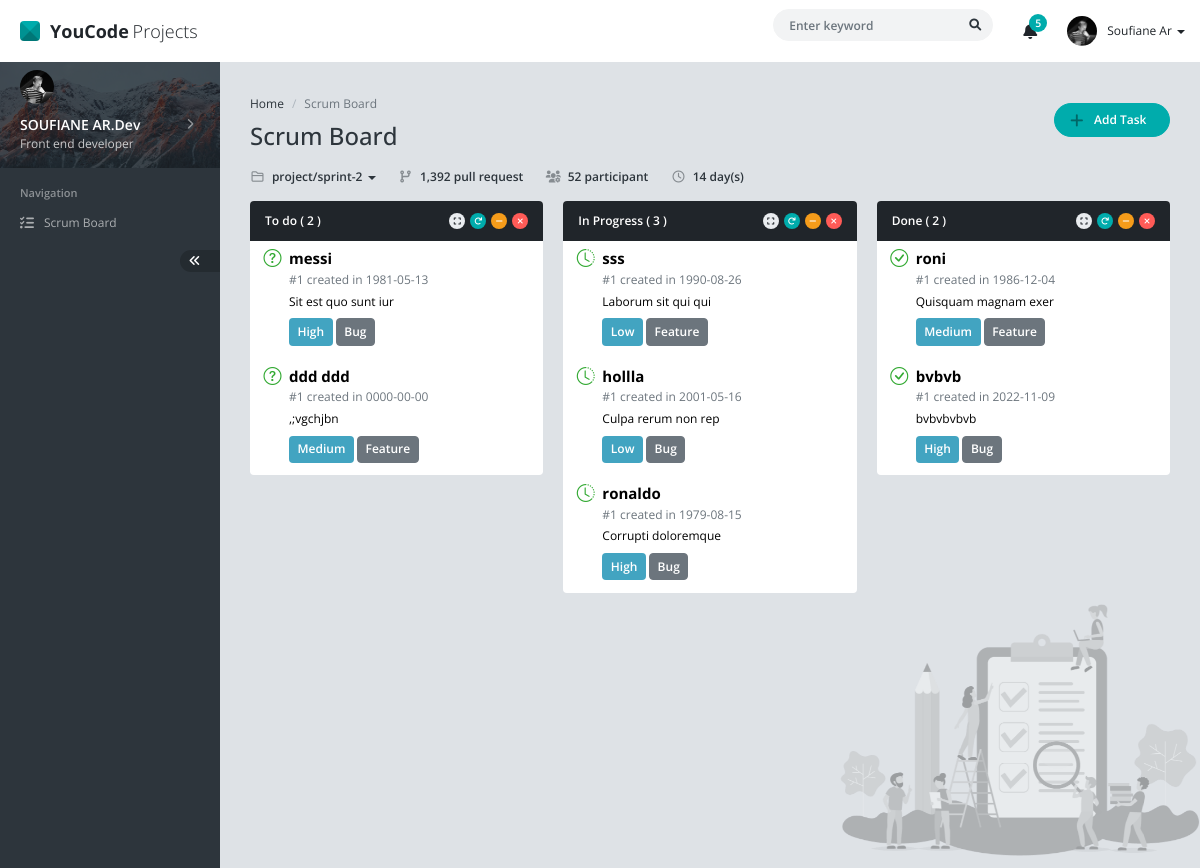
The page / on the database its author committed.
### tables this page shows
CREATE TABLE `tasks` (
  `id` int(11) NOT NULL,
  `title` varchar(255) NOT NULL,
  `type_id` int(11) NOT NULL,
  `priority_id` int(11) NOT NULL,
  `status_id` int(11) NOT NULL,
  `task_datetime` date NOT NULL,
  `description` text NOT NULL
);

CREATE TABLE `priorities` (
  `id` int(11) NOT NULL,
  `name` varchar(255) NOT NULL
);

CREATE TABLE `types` (
  `id` int(11) NOT NULL,
  `name` varchar(255) NOT NULL
);

### scripts.php (the view, shortened to what this page needs)
<?php
include('database.php');
function getTasks($status)
{
    global $conn;
    $query = "SELECT tasks.*, types.name as type_name, priorities.name as priority_name, statuses.name as status_name FROM tasks
    INNER JOIN types on tasks.type_id =  types.id INNER JOIN priorities on tasks.priority_id = priorities.id
    INNER JOIN statuses on tasks.status_id = statuses.id where tasks.status_id = $status";
    $data = mysqli_query($conn, $query);
    return $data;
}
function showButton($data, $status)
{
    if ($status == 1) {
        $icon = 'bi-question-circle';
    } elseif ($status == 2) {
        $icon = 'bi-clock-history';
    } else {
        $icon = 'bi-check-circle';
    }
    foreach ($data as $row) {
        echo "<button id='{$row['id']}' data-status='{$row['status_id']}' type='button' data-bs-toggle='modal' data-bs-target='#modal-task' class='w-100 border-0 mb-1 bg-white d-flex' onclick='edit({$row['id']}), updateAndDelete()'>
        <div class='p-2'>
            <i class='bi {$icon} text-green-500 fs-4'></i>
        </div>
        <div class='d-flex flex-column text-start py-2'>
            <div id='{$row['id']}title' data='{$row['title']}' class='fw-bolder h5 mb-1 '> {$row['title']} </div>
            <div class='d-flex flex-column text-start'>
                <div id='{$row['id']}date' data='{$row['task_datetime']}' class='text-gray-600 mb-1'>#1 created in {$row['task_datetime']}</div>
                <div id='{$row['id']}description' data='{$row['description']} ' class='mb-2 text-truncate' style='max-width: 16rem;' title=''> {$row['description']} </div>
            </div>
            <div class=''>
                <span id='{$row['id']}priority' data='{$row['priority_id']}' class='btn rounded px-2 py-1 text-white bg-cyan-600'> {$row['priority_name']} </span>
                <span id='{$row['id']}type' data='{$row['type_id']}' class='btn btn-secondary rounded px-2 py-1'> {$row['type_name']} </span>
            </div>
        </div>
    </button>";
    }
}

### index.php (shortened to what this page needs)
<?php
include('scripts.php');
?>
<!DOCTYPE html>
<html lang="en">
<head>
	<link href="assets/css/vendor.min.css" rel="stylesheet" />
	<link href="assets/css/default/app.min.css" rel="stylesheet" />
	<link rel="stylesheet" href="https://cdn.jsdelivr.net/npm/bootstrap-icons@1.9.1/font/bootstrap-icons.css">
</head>
<body>
	<div id="app" class="app app-header-fixed app-sidebar-fixed">
		<div id="header" class="app-header">
			<div class="navbar-header">
				<a href="index.html" class="navbar-brand"><span class="navbar-logo"></span> <b class="me-1">YouCode</b> Projects</a>
			</div>
			<div class="navbar-nav">
				<div class="navbar-item navbar-form">
					<form action="" method="POST" name="search">
						<div class="form-group">
							<input type="text" class="form-control" placeholder="Enter keyword" />
							<button type="submit" class="btn btn-search"><i class="fa fa-search"></i></button>
						</div>
					</form>
				</div>
				<div class="navbar-item dropdown">
					<a href="#" data-bs-toggle="dropdown" class="navbar-link dropdown-toggle icon">
						<i class="fa fa-bell"></i>
						<span class="badge">5</span>
					</a>
				</div>
				<div class="navbar-item navbar-user dropdown">
					<a href="#" class="navbar-link dropdown-toggle d-flex align-items-center" data-bs-toggle="dropdown">
						<img src="assets/img/user/user-13.jpg" alt="" />
						<span>
							<span class="d-none d-md-inline">Soufiane Ar</span>
							<b class="caret"></b>
						</span>
					</a>
				</div>
			</div>
		</div>
		<div id="sidebar" class="app-sidebar">
			<div class="app-sidebar-content" data-scrollbar="true" data-height="100%">
				<div class="menu">
					<div class="menu-profile">
						<a href="javascript:;" class="menu-profile-link" data-toggle="app-sidebar-profile" data-target="#appSidebarProfileMenu">
							<div class="menu-profile-cover with-shadow"></div>
							<div class="menu-profile-image">
								<img src="assets/img/user/user-13.jpg" alt="" />
							</div>
							<div class="menu-profile-info">
								<div class="d-flex align-items-center">
									<div class="flex-grow-1">
										SOUFIANE AR.Dev
									</div>
									<div class="menu-caret ms-auto"></div>
								</div>
								<small>Front end developer</small>
							</div>
						</a>
					</div>
					<div class="menu-header">Navigation</div>
					<div class="menu-item">
						<a href="index.html" class="menu-link">
							<div class="menu-icon">
								<i class="fa fa-list-check"></i>
							</div>
							<div class="menu-text">Scrum Board</div>
						</a>
					</div>
					<div class="menu-item d-flex">
						<a href="javascript:;" class="app-sidebar-minify-btn ms-auto" data-toggle="app-sidebar-minify"><i class="fa fa-angle-double-left"></i></a>
					</div>
				</div>
			</div>
		</div>
		<div id="content" class="app-content" style="min-height: 100vh; background: url(assets/img/cover/cover-scrum-board.png) no-repeat fixed; background-size: 360px; background-position: right bottom;">
			<div class="d-flex align-items-center mb-3">
				<div>
					<ol class="breadcrumb">
						<li class="breadcrumb-item"><a href="javascript:;">Home</a></li>
						<li class="breadcrumb-item active">Scrum Board </li>
					</ol>
					<h1 class="page-header mb-0">
						Scrum Board
					</h1>
				</div>
				<div class="ms-auto">
					<a href="#modal-task" data-bs-toggle="modal" onclick="addTask()" class="btn btn-success btn-rounded px-4 rounded-pill"><i class="fa fa-plus fa-lg me-2 ms-n2 text-success-900"></i> Add Task</a>
				</div>
			</div>
			<div class="mb-3 d-md-flex fw-bold">
				<div class="dropdown-toggle">
					<a href="#" data-bs-toggle="dropdown" class="text-decoration-none text-dark"><i class="far fa-folder fa-fw text-dark text-opacity-50 me-1"></i> project/sprint-2 <b class="caret"></b></a>
				</div>
				<div class="ms-md-4 mt-md-0 mt-2"><i class="fa fa-code-branch fa-fw me-1 text-dark text-opacity-50"></i> 1,392 pull request</div>
				<div class="ms-md-4 mt-md-0 mt-2"><i class="fa fa-users-cog fa-fw me-1 text-dark text-opacity-50"></i> 52 participant</div>
				<div class="ms-md-4 mt-md-0 mt-2"><i class="far fa-clock fa-fw me-1 text-dark text-opacity-50"></i> 14 day(s)</div>
			</div>
			<div class="row">
				<div class="col-xl-4 col-lg-6">
					<div class="panel panel-inverse">
						<div class="panel-heading">
							<h4 class="panel-title">To do (<span id="to-do-tasks-count">
									<?php
									global $conn;
									$sql = "SELECT status_id FROM tasks where status_id = 1";
									$results = mysqli_query($conn, $sql);
									$rowcount = mysqli_num_rows($results);
									echo $rowcount;
									?>
								</span>)</h4>
							<div class="panel-heading-btn">
								<a href="javascript:;" class="btn btn-xs btn-icon btn-default" data-toggle="panel-expand"><i class="fa fa-expand"></i></a>
								<a href="javascript:;" class="btn btn-xs btn-icon btn-success" data-toggle="panel-reload"><i class="fa fa-redo"></i></a>
								<a href="javascript:;" class="btn btn-xs btn-icon btn-warning" data-toggle="panel-collapse"><i class="fa fa-minus"></i></a>
								<a href="javascript:;" class="btn btn-xs btn-icon btn-danger" data-toggle="panel-remove"><i class="fa fa-times"></i></a>
							</div>
						</div>
						<div class="list-group list-group-flush rounded-bottom overflow-hidden panel-body p-0" id="to-do-tasks">
							<?php
							$todo = getTasks(1);
							showButton($todo, 1);
							?>
						</div>
					</div>
				</div>
				<div class="col-xl-4 col-lg-6">
					<div class="panel panel-inverse">
						<div class="panel-heading">
							<h4 class="panel-title">In Progress (<span id="in-progress-tasks-count">
									<?php
									global $conn;
									$sql = "SELECT status_id FROM tasks where status_id = 2";
									$results = mysqli_query($conn, $sql);
									$rowcount = mysqli_num_rows($results);
									echo $rowcount;
									?>
								</span>)</h4>
							<div class="panel-heading-btn">
								<a href="javascript:;" class="btn btn-xs btn-icon btn-default" data-toggle="panel-expand"><i class="fa fa-expand"></i></a>
								<a href="javascript:;" class="btn btn-xs btn-icon btn-success" data-toggle="panel-reload"><i class="fa fa-redo"></i></a>
								<a href="javascript:;" class="btn btn-xs btn-icon btn-warning" data-toggle="panel-collapse"><i class="fa fa-minus"></i></a>
								<a href="javascript:;" class="btn btn-xs btn-icon btn-danger" data-toggle="panel-remove"><i class="fa fa-times"></i></a>
							</div>
						</div>
						<div class="list-group list-group-flush rounded-bottom overflow-hidden panel-body p-0" id="in-progress-tasks">
							<?php
							$doing = getTasks(2);
							?>
						</div>
					</div>
				</div>
				<div class="col-xl-4 col-lg-6">
					<div class="panel panel-inverse">
						<div class="panel-heading">
							<h4 class="panel-title">Done (<span id="done-tasks-count">
									<?php
									global $conn;
									$sql = "SELECT status_id FROM tasks where status_id = 3";
									$results = mysqli_query($conn, $sql);
									$rowcount = mysqli_num_rows($results);
									echo $rowcount;
									?>
								</span>)</h4>
							<div class="panel-heading-btn">
								<a href="javascript:;" class="btn btn-xs btn-icon btn-default" data-toggle="panel-expand"><i class="fa fa-expand"></i></a>
								<a href="javascript:;" class="btn btn-xs btn-icon btn-success" data-toggle="panel-reload"><i class="fa fa-redo"></i></a>
								<a href="javascript:;" class="btn btn-xs btn-icon btn-warning" data-toggle="panel-collapse"><i class="fa fa-minus"></i></a>
								<a href="javascript:;" class="btn btn-xs btn-icon btn-danger" data-toggle="panel-remove"><i class="fa fa-times"></i></a>
							</div>
						</div>
						<div class="list-group list-group-flush rounded-bottom overflow-hidden panel-body p-0" id="done-tasks">
							<?php
							$done = getTasks(3);
							?>
						</div>
					</div>
				</div>
			</div>
		</div>
	</div>
</body>
</html>

### rows shown on the page
tasks: title "messi", task_datetime "1981-05-13", description "Sit est quo sunt iur", priority.name "High", type.name "Bug"
tasks: title "ddd ddd", task_datetime "0000-00-00", description ",;vgchjbn", priority.name "Medium", type.name "Feature"
tasks: title "sss", task_datetime "1990-08-26", description "Laborum sit qui qui", priority.name "Low", type.name "Feature"
tasks: title "hollla", task_datetime "2001-05-16", description "Culpa rerum non rep", priority.name "Low", type.name "Bug"
tasks: title "ronaldo", task_datetime "1979-08-15", description "Corrupti doloremque", priority.name "High", type.name "Bug"
tasks: title "roni", task_datetime "1986-12-04", description "Quisquam magnam exer", priority.name "Medium", type.name "Feature"
tasks: title "bvbvb", task_datetime "2022-11-09", description "bvbvbvbvb", priority.name "High", type.name "Bug"

### other values the page prints
$rowcount "2"
$rowcount "3"
